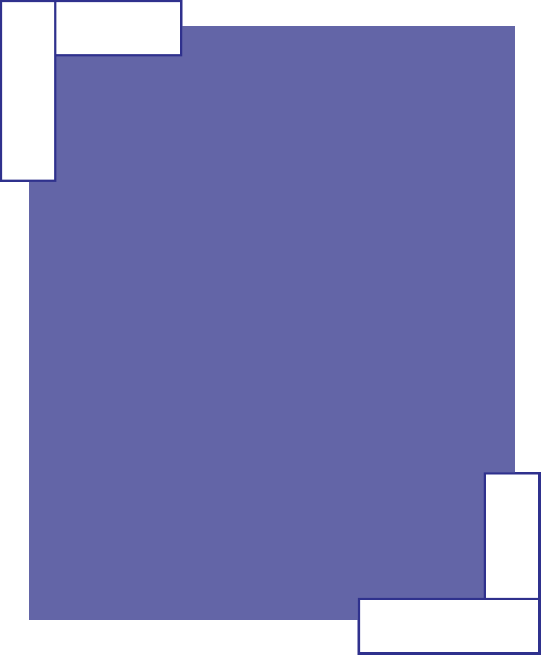
#> input picture images/members/blank.png, 1081 x 1309 px (shown at 1/2 size)
$ python fill_portraits.py
#> lines starting #> are read from the running program, lines starting #| are printed output that depends on the picture; after the words box and inside, x2 and y2 are one past the last pixel; in counts of white or black regions, pixels touching at a corner belong together; pictures that were not available may be replaced by others from this repository, and a replacement may not be noted
import cv2
import numpy as np
import os
import glob

# =================Configuration=================
TEMPLATE_FILE = "blank.png"
PORTRAITS_FOLDER = "input_portraits"
OUTPUT_FOLDER = "finished_templates"

#COLOR RANGE
lower_purple = np.array([117, 80, 145])
upper_purple = np.array([121, 255, 255])

MASK_EROSION_PIXELS = 2
MIN_AREA_THRESHOLD = 1000
# ===============================================

def center_crop_and_resize(image, target_w, target_h):
    h, w = image.shape[:2]
    target_aspect = target_w / target_h
    image_aspect = w / h

    if image_aspect > target_aspect:
        # Image is wider than slot
        new_w = int(h * target_aspect)
        start_x = (w - new_w) // 2
        cropped = image[:, start_x:start_x + new_w]
    else:
        # Image is taller than slot
        new_h = int(w / target_aspect)
        start_y = (h - new_h) // 2  # Fixed: was target_y
        cropped = image[start_y:start_y + new_h, :]

    return cv2.resize(cropped, (target_w, target_h), interpolation=cv2.INTER_AREA)

def process_member(template_path, portrait_path):
    """Processes a single member portrait into the blank template."""
#> called with template_path = 'blank.png', portrait_path = '_only/eyatabe.png'
    img_rgba = cv2.imread(template_path, cv2.IMREAD_UNCHANGED)
#> img_rgba is the input picture: shape (1309, 1081, 4); mean B, G, R, A 185.9, 134, 132.5, 221.8
    if img_rgba is None: return False

    if img_rgba.shape[2] == 4:
        img_bgr = img_rgba[:, :, :3]
        alpha_channel = img_rgba[:, :, 3]
    else:
        img_bgr = img_rgba
        alpha_channel = np.ones((img_bgr.shape[0], img_bgr.shape[1]), dtype=np.uint8) * 255

    hsv = cv2.cvtColor(img_bgr, cv2.COLOR_BGR2HSV)
#> hsv: shape (1309, 1081, 3); mean H, S, V 93.2, 82, 185.9
    purple_mask = cv2.inRange(hsv, lower_purple, upper_purple)
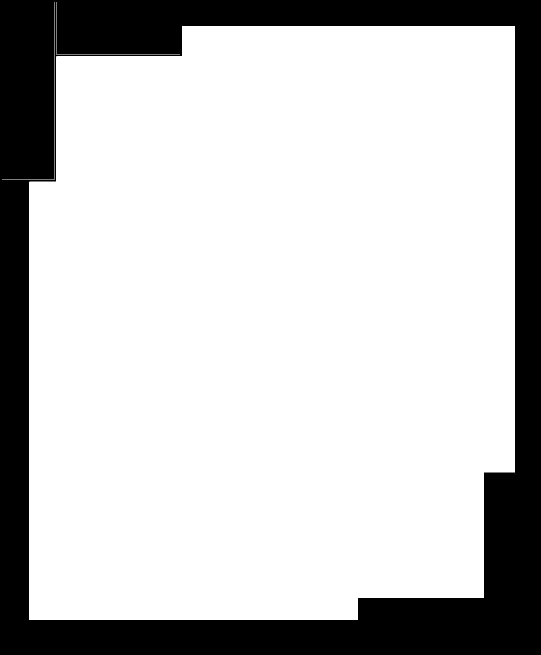
#> purple_mask: shape (1309, 1081) (shown at 1/2 size); 77.3% white; 1 black region, box (x1, y1, x2, y2) and area: (0, 0, 1081, 1309) 320775

    kernel = np.ones((MASK_EROSION_PIXELS, MASK_EROSION_PIXELS), np.uint8)
    eroded_mask = cv2.erode(purple_mask, kernel, iterations=1)
#> eroded_mask: shape (1309, 1081); 77.1% white; 1 black region, box (x1, y1, x2, y2) and area: (0, 0, 1081, 1309) 323746

    outline_mask = cv2.bitwise_not(purple_mask)
#> outline_mask: shape (1309, 1081); 22.7% white; 1 white region
    just_outline = cv2.bitwise_and(img_bgr, img_bgr, mask=outline_mask)
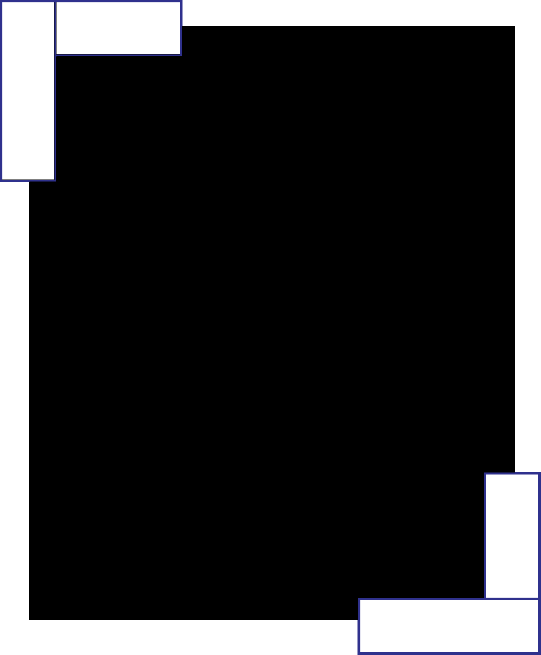
#> just_outline: shape (1309, 1081, 3) (shown at 1/2 size); mean B, G, R 56.8, 55.9, 55.9

    # Find the purple shape(s)
    contours, _ = cv2.findContours(purple_mask, cv2.RETR_EXTERNAL, cv2.CHAIN_APPROX_SIMPLE)
#> contours = 3 contours, 2 with area under 20; largest, box (x1, y1, x2, y2) and area: (58, 52, 1030, 1240) 1091286
    valid_contours = [c for c in contours if cv2.contourArea(c) > MIN_AREA_THRESHOLD]
#> valid_contours = 1 contour; box (x1, y1, x2, y2) and area: (58, 52, 1030, 1240) 1091286

    if not valid_contours:
        return False

    result_bgr = np.zeros_like(img_bgr)
    port_img = cv2.imread(portrait_path)
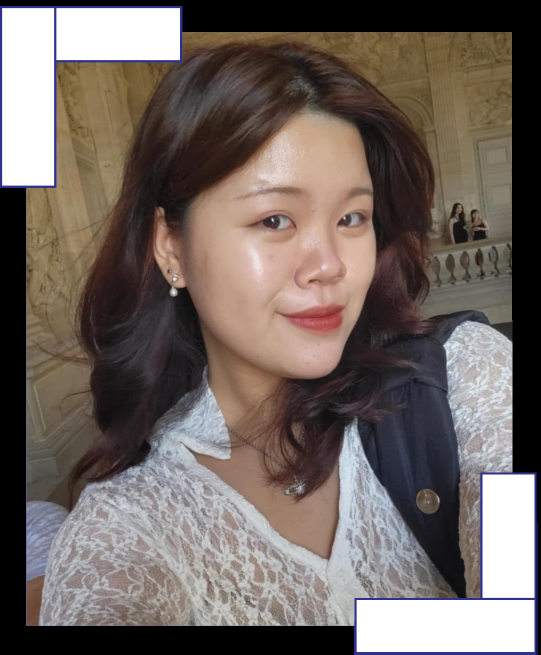
#> input picture images/members/eyatabe.png, 1081 x 1309 px, given as the content of the folder input_portraits, which was not available (shown at 1/2 size)
#> port_img is the input picture: shape (1309, 1081, 3); mean B, G, R 96.8, 102.3, 113.1
    if port_img is None: return False

    # Fill every purple slot in the template with this one person's photo
    for cnt in valid_contours:
        x, y, w, h = cv2.boundingRect(cnt)
        processed_port = center_crop_and_resize(port_img, w, h)
        local_mask = eroded_mask[y:y+h, x:x+w]

        roi = result_bgr[y:y+h, x:x+w]
        fg = cv2.bitwise_and(processed_port, processed_port, mask=local_mask)
        result_bgr[y:y+h, x:x+w] = cv2.add(roi, fg)
#> this loop made 1 pass
#> (x, y, target_aspect in center_crop_and_resize, image_aspect in center_crop_and_resize, new_w in center_crop_and_resize, start_x in center_crop_and_resize) on pass 1: (58, 52, 0.818, 0.826, 1071, 5)
#> pass 1, in process_member, `local_mask = eroded_mask[y:y+h, x:x+w]`:
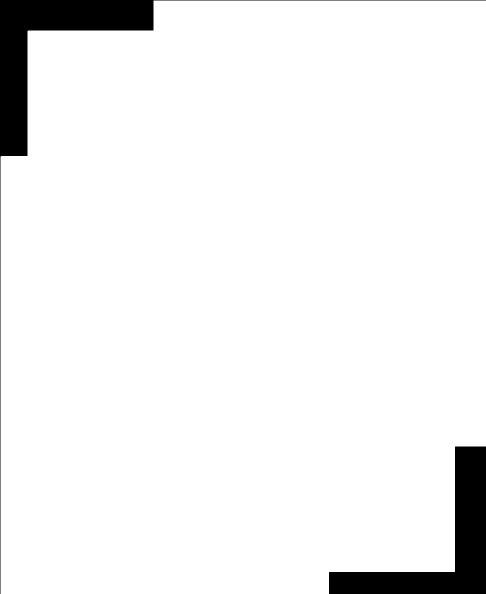
#> local_mask: shape (1188, 972) (shown at 1/2 size); 94.5% white; 2 black regions, box (x1, y1, x2, y2) and area: (0, 0, 972, 1188) 34075, (658, 893, 972, 1188) 29378
#> after the loop:
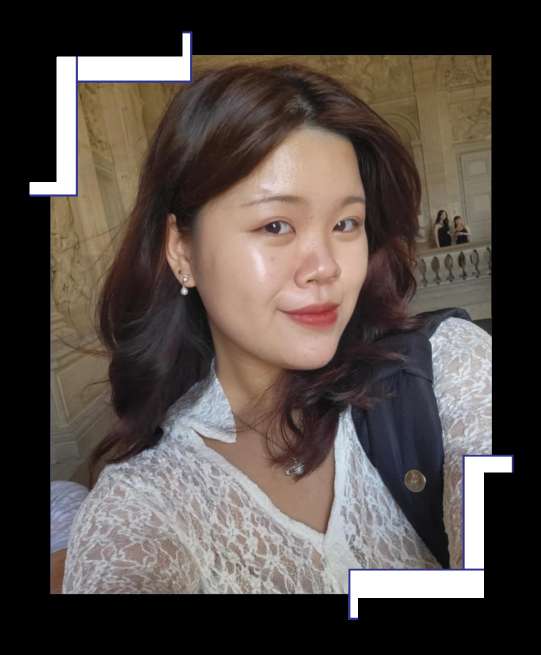
#> result_bgr: shape (1309, 1081, 3) (shown at 1/2 size); mean B, G, R 69.5, 74.4, 83.2
#> after the loop:
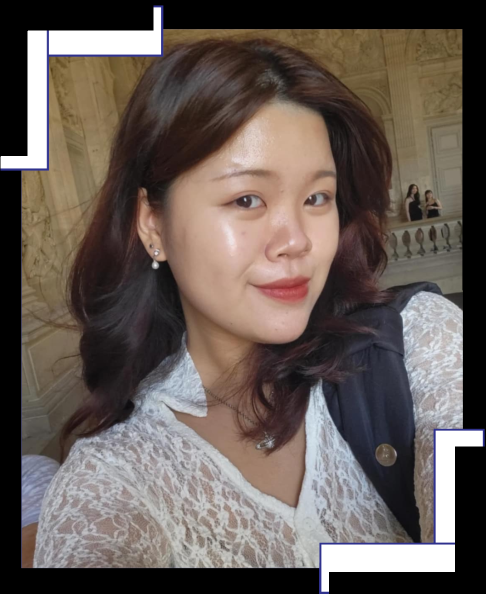
#> roi: shape (1188, 972, 3) (shown at 1/2 size); mean of channels 0, 1, 2 85.2, 91.2, 102; drawn as B, G, R

    # Final Composite
    final_bgr = cv2.bitwise_and(result_bgr, result_bgr, mask=eroded_mask)
    final_bgr = cv2.add(final_bgr, just_outline)
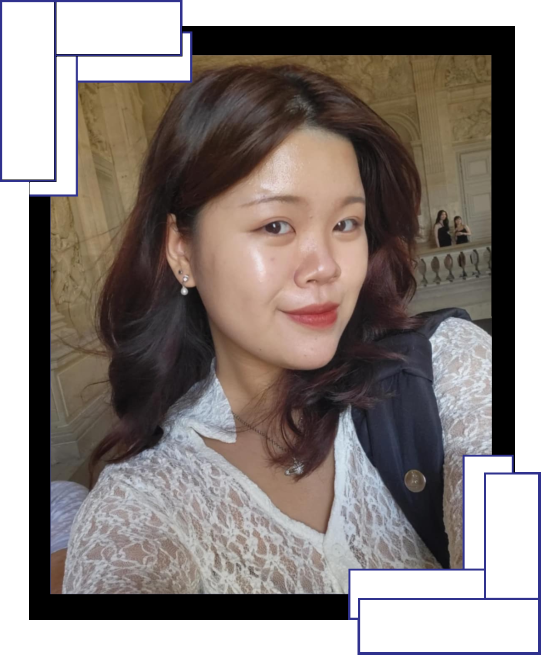
#> final_bgr: shape (1309, 1081, 3) (shown at 1/2 size); mean B, G, R 126.3, 130.3, 139.1
    final_rgba = cv2.merge([final_bgr[:,:,0], final_bgr[:,:,1], final_bgr[:,:,2], alpha_channel])

    # Save using the member's name
    member_name = os.path.splitext(os.path.basename(portrait_path))[0]
    output_path = os.path.join(OUTPUT_FOLDER, f"{member_name}.png")
    cv2.imwrite(output_path, final_rgba)
    return True

def main():
    if not os.path.exists(OUTPUT_FOLDER): os.makedirs(OUTPUT_FOLDER)

    # Get all portraits
    port_exts = ['*.png', '*.jpg', '*.jpeg', '*.PNG', '*.JPG']
    portrait_paths = []
    for ext in port_exts:
        portrait_paths.extend(glob.glob(os.path.join(PORTRAITS_FOLDER, ext)))

    if not os.path.exists(TEMPLATE_FILE):
        print(f"Error: {TEMPLATE_FILE} not found.")
        return

    print(f"Found {len(portrait_paths)} portraits. Using template: {TEMPLATE_FILE}")

    successes = 0
    for p_path in portrait_paths:
        if process_member(TEMPLATE_FILE, p_path):
            print(f"Done: {os.path.basename(p_path)}")
            successes += 1

    print(f"\nFinished! Created {successes} images in '{OUTPUT_FOLDER}'.")

if __name__ == "__main__":
    main()
